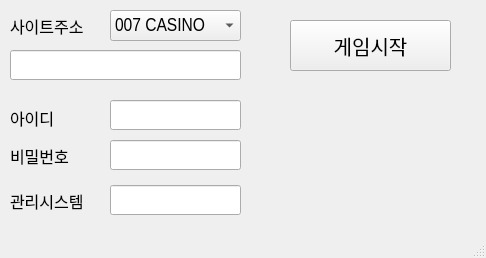
<?xml version="1.0" encoding="UTF-8"?>
<ui version="4.0">
 <class>MainWindow</class>
 <widget class="QMainWindow" name="MainWindow">
  <property name="geometry">
   <rect>
    <x>0</x>
    <y>0</y>
    <width>486</width>
    <height>258</height>
   </rect>
  </property>
  <property name="windowTitle">
   <string>MainWindow</string>
  </property>
  <widget class="QWidget" name="centralwidget">
   <widget class="QLabel" name="label">
    <property name="geometry">
     <rect>
      <x>10</x>
      <y>95</y>
      <width>61</width>
      <height>45</height>
     </rect>
    </property>
    <property name="font">
     <font>
      <pointsize>12</pointsize>
     </font>
    </property>
    <property name="text">
     <string>아이디</string>
    </property>
   </widget>
   <widget class="QLabel" name="label_2">
    <property name="geometry">
     <rect>
      <x>10</x>
      <y>145</y>
      <width>71</width>
      <height>21</height>
     </rect>
    </property>
    <property name="font">
     <font>
      <pointsize>12</pointsize>
     </font>
    </property>
    <property name="text">
     <string>비밀번호</string>
    </property>
   </widget>
   <widget class="QLineEdit" name="id">
    <property name="geometry">
     <rect>
      <x>110</x>
      <y>100</y>
      <width>131</width>
      <height>30</height>
     </rect>
    </property>
    <property name="font">
     <font>
      <pointsize>15</pointsize>
     </font>
    </property>
    <property name="text">
     <string/>
    </property>
    <property name="readOnly">
     <bool>false</bool>
    </property>
   </widget>
   <widget class="QLineEdit" name="pw">
    <property name="geometry">
     <rect>
      <x>110</x>
      <y>140</y>
      <width>131</width>
      <height>30</height>
     </rect>
    </property>
    <property name="font">
     <font>
      <pointsize>15</pointsize>
     </font>
    </property>
    <property name="text">
     <string/>
    </property>
   </widget>
   <widget class="QPushButton" name="run_btn">
    <property name="geometry">
     <rect>
      <x>290</x>
      <y>20</y>
      <width>161</width>
      <height>51</height>
     </rect>
    </property>
    <property name="font">
     <font>
      <pointsize>15</pointsize>
     </font>
    </property>
    <property name="text">
     <string>게임시작</string>
    </property>
   </widget>
   <widget class="QLineEdit" name="id_2">
    <property name="geometry">
     <rect>
      <x>110</x>
      <y>185</y>
      <width>131</width>
      <height>30</height>
     </rect>
    </property>
    <property name="font">
     <font>
      <pointsize>15</pointsize>
     </font>
    </property>
    <property name="text">
     <string/>
    </property>
   </widget>
   <widget class="QLabel" name="label_3">
    <property name="geometry">
     <rect>
      <x>10</x>
      <y>190</y>
      <width>91</width>
      <height>21</height>
     </rect>
    </property>
    <property name="font">
     <font>
      <pointsize>12</pointsize>
     </font>
    </property>
    <property name="text">
     <string>관리시스템</string>
    </property>
   </widget>
   <widget class="QLabel" name="label_4">
    <property name="geometry">
     <rect>
      <x>10</x>
      <y>15</y>
      <width>91</width>
      <height>21</height>
     </rect>
    </property>
    <property name="font">
     <font>
      <pointsize>12</pointsize>
     </font>
    </property>
    <property name="text">
     <string>사이트주소</string>
    </property>
   </widget>
   <widget class="QComboBox" name="url1">
    <property name="geometry">
     <rect>
      <x>110</x>
      <y>10</y>
      <width>131</width>
      <height>31</height>
     </rect>
    </property>
    <property name="font">
     <font>
      <family>Arial Narrow</family>
      <pointsize>14</pointsize>
      <weight>50</weight>
      <bold>false</bold>
     </font>
    </property>
    <item>
     <property name="text">
      <string>007 CASINO</string>
     </property>
    </item>
    <item>
     <property name="text">
      <string>COIN CASINO</string>
     </property>
    </item>
    <item>
     <property name="text">
      <string>THEON CASINO</string>
     </property>
    </item>
   </widget>
   <widget class="QLineEdit" name="url2">
    <property name="geometry">
     <rect>
      <x>10</x>
      <y>50</y>
      <width>231</width>
      <height>30</height>
     </rect>
    </property>
    <property name="font">
     <font>
      <pointsize>15</pointsize>
     </font>
    </property>
    <property name="text">
     <string/>
    </property>
    <property name="readOnly">
     <bool>false</bool>
    </property>
   </widget>
  </widget>
  <widget class="QMenuBar" name="menubar">
   <property name="geometry">
    <rect>
     <x>0</x>
     <y>0</y>
     <width>486</width>
     <height>21</height>
    </rect>
   </property>
  </widget>
  <widget class="QStatusBar" name="statusbar"/>
 </widget>
 <resources/>
 <connections/>
</ui>
